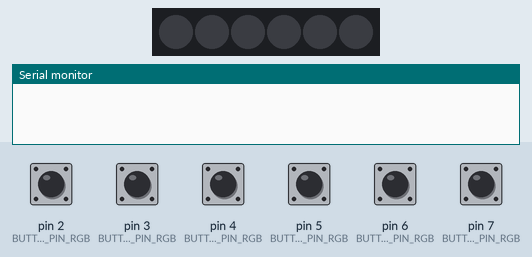
Simulated run of this sketch. Board: Arduino Uno, built with avr-gcc and run on an emulated ATmega328P. On the bench: 6 RGB LEDs in strip order, left to right, the last lines printed to the serial monitor. The inputs (shaded band) are chosen by the test bench; at power-on: pin 2 (BUTTON1_PIN_RGB), pin 3 (BUTTON2_PIN_RGB), pin 4 (BUTTON3_PIN_RGB), pin 5 (BUTTON4_PIN_RGB), pin 6 (BUTTON5_PIN_RGB), pin 7 (BUTTON6_PIN_RGB) LOW.

Above: at 1.2 s.
1.3 s: pin 2 (BUTTON1_PIN_RGB) pulled HIGH for 0.15 s
At 2.1 s:
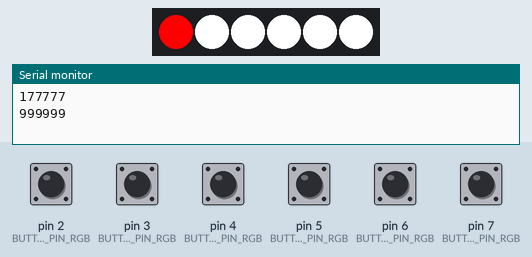
2.9 s: pin 2 (BUTTON1_PIN_RGB) pulled HIGH for 1 s
At 3.3 s:
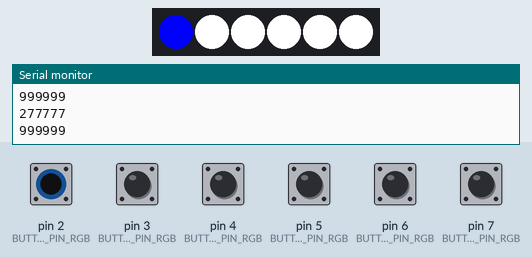
5.4 s: pin 3 (BUTTON2_PIN_RGB) pulled HIGH for 0.15 s
At 6.4 s:
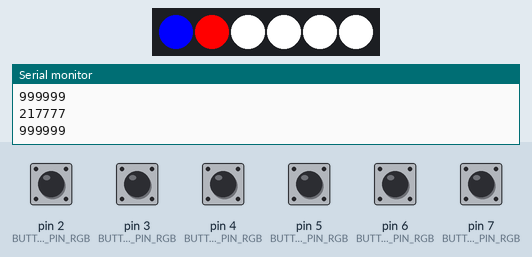
7.0 s: pin 2 (BUTTON1_PIN_RGB) pulled HIGH for 0.15 s
At 7.7 s:
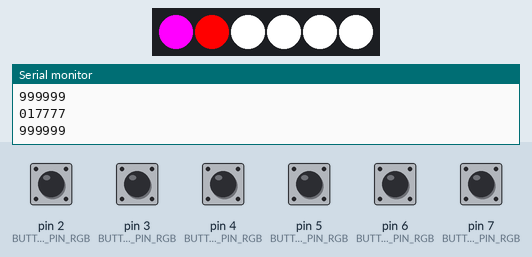
8.6 s: pin 3 (BUTTON2_PIN_RGB) pulled HIGH for 1 s
At 8.9 s:
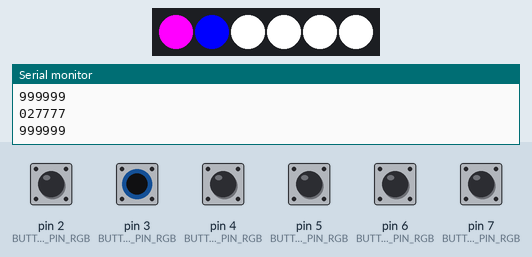
11.1 s: pin 4 (BUTTON3_PIN_RGB) pulled HIGH for 0.15 s
At 12.0 s:
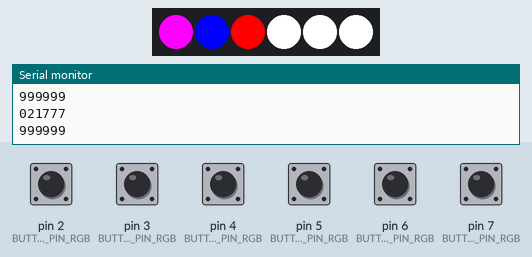
Timing chart, 0 to 13.7 s (numbered marks = the images above; inputs shaded):
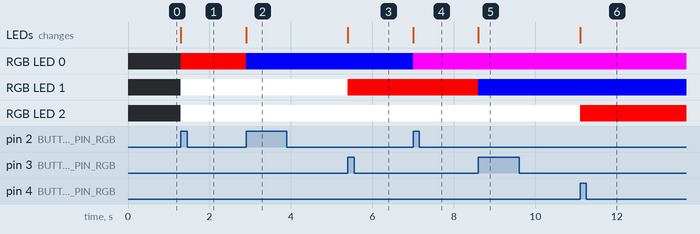

Measured:
- after the input at 1.3 s, RGB LED 0: off → RGB(255, 0, 0) at once; RGB LED 1, RGB LED 2: off → RGB(255, 255, 255) at once; the LEDs: change at once (image 1)
- after the input at 2.9 s, RGB LED 0: RGB(255, 0, 0) → RGB(0, 0, 255) at once; the LEDs: change at once (image 2)
- after the input at 5.4 s, RGB LED 1: RGB(255, 255, 255) → RGB(255, 0, 0) at once; the LEDs: change at once (image 3)
- after the input at 7.0 s, RGB LED 0: RGB(0, 0, 255) → RGB(255, 0, 255) at once; the LEDs: change at once (image 4)
- after the input at 8.6 s, RGB LED 1: RGB(255, 0, 0) → RGB(0, 0, 255) at once; the LEDs: change at once (image 5)
- after the input at 11.1 s, RGB LED 2: RGB(255, 255, 255) → RGB(255, 0, 0) at once; the LEDs: change at once (image 6)

The sketch:

rgbbuttonside.ino
```cpp
#include <FastLED.h>
// C++ code
//

#define BUTTON1_PIN_RGB 2
#define BUTTON2_PIN_RGB 3
#define BUTTON3_PIN_RGB 4
#define BUTTON4_PIN_RGB 5
#define BUTTON5_PIN_RGB 6
#define BUTTON6_PIN_RGB 7

#define NUM_LEDS_RGB 6
#define LED_PIN_RGB 8

CRGB leds_rgb[NUM_LEDS_RGB];
String sequence_RGB = "999999";
String currentInput_RGB = "777777";

class LEDClass{
private:
  int selfIndex;
  int state = 0;

  public:
  int r;
  int g;
  int b;
  LEDClass(int index, int rIn, int bIn, int gIn){
    selfIndex = index;
    r = rIn;
    b = bIn;
    g = gIn;
  }

  void CycleSelf(){
    switch(state){
      case 0:
        r = 255;
        g = 0;
        b = 0;
        break;
      case 1:
        r = 0;
        g = 0;
        b = 255;
        break;
      case 2:
        r = 255;
        g = 0;
        b = 255;
        break;
      default:
        r = 255;
        g = 0;
        b = 0;
        break;
    }

    state++;

    if(state > 2){
      state = 0;
    }

    currentInput_RGB[selfIndex] = String(state)[0];
    leds_rgb[selfIndex] = CRGB(r, g, b);
    FastLED.show();
    Serial.println(currentInput_RGB);
    Serial.println(sequence_RGB);
  }

  void SetSolved(){
    r = 0;
    g = 255;
    b = 0;
    leds_rgb[selfIndex] = CRGB(r, g, b);
    FastLED.show();
  }
};

LEDClass RGB_LEDS[6] = {
  LEDClass(0, 255, 255, 255),
  LEDClass(1, 255, 255, 255),
  LEDClass(2, 255, 255, 255),
  LEDClass(3, 255, 255, 255),
  LEDClass(4, 255, 255, 255),
  LEDClass(5, 255, 255, 255),
};

void setup()
{
  pinMode(BUTTON1_PIN_RGB, INPUT);
  pinMode(BUTTON2_PIN_RGB, INPUT);
  pinMode(BUTTON3_PIN_RGB, INPUT);
  pinMode(BUTTON4_PIN_RGB, INPUT);
  pinMode(BUTTON5_PIN_RGB, INPUT);
  pinMode(BUTTON6_PIN_RGB, INPUT);

  FastLED.addLeds<WS2812B,LED_PIN_RGB,GRB>(leds_rgb,NUM_LEDS_RGB);

  for(int i = 0; i < 6; i++){
    leds_rgb[i] = CRGB(RGB_LEDS[i].r, RGB_LEDS[i].g, RGB_LEDS[i].b);
  }

  Serial.begin(9600);
}

bool pressedLast1;
bool pressedLast2;
bool pressedLast3;
bool pressedLast4;
bool pressedLast5;
bool pressedLast6;

bool RGBSolved;

void loop()
{
  ReadSerialData();

  if(sequence_RGB == currentInput_RGB && !RGBSolved){
    RGBSolved = true;
    Serial.println("#s");
    for(int i = 0; i < 6; i++){
      RGB_LEDS[i].SetSolved();
    }
  }

  if(!RGBSolved){
    if(digitalRead(BUTTON1_PIN_RGB) == HIGH){
      if(!pressedLast1){
          pressedLast1 = true;
          RGB_LEDS[0].CycleSelf();
          delay(250);
      }
    } else{
      pressedLast1 = false;
    }

    if(digitalRead(BUTTON2_PIN_RGB) == HIGH){
      if(!pressedLast2){
          pressedLast2 = true;
          RGB_LEDS[1].CycleSelf();
          delay(250);
      }
    } else{
      pressedLast2 = false;
    }

    if(digitalRead(BUTTON3_PIN_RGB) == HIGH){
      if(!pressedLast3){
          pressedLast3 = true;
          RGB_LEDS[2].CycleSelf();
          delay(250);
      }
    } else{
      pressedLast3 = false;
    }

    if(digitalRead(BUTTON4_PIN_RGB) == HIGH){
      if(!pressedLast4){
          pressedLast4 = true;
          RGB_LEDS[3].CycleSelf();
          delay(250);
      }
    } else{
      pressedLast4 = false;
    }

    if(digitalRead(BUTTON5_PIN_RGB) == HIGH){
      if(!pressedLast5){
          pressedLast5 = true;
          RGB_LEDS[4].CycleSelf();
          delay(250);
      }
    } else{
      pressedLast5 = false;
    }

    if(digitalRead(BUTTON6_PIN_RGB) == HIGH){
      if(!pressedLast6){
          pressedLast6 = true;
          RGB_LEDS[5].CycleSelf();
          delay(250);
      }
    } else{
      pressedLast6 = false;
    }
  }
}

void ReadSerialData(){
  //reading data from unity for dynamic changes
  if (Serial.available() > 0) {
    String readData = Serial.readString();

    //simon says prefix: #
    if(readData.startsWith("#")){
      //sequence = readData.substring(1);
      //Serial.println(sequence);
    }

    //RGB prefix: $
    if(readData.startsWith("$")){
      //do stuff
      sequence_RGB = readData.substring(1, 7);

      sequence_RGB.trim();
      Serial.println(sequence_RGB);
    }

    //RFID prefix: %
    if(readData.startsWith("%")){
      //do stuff
    }
  }
}
```
